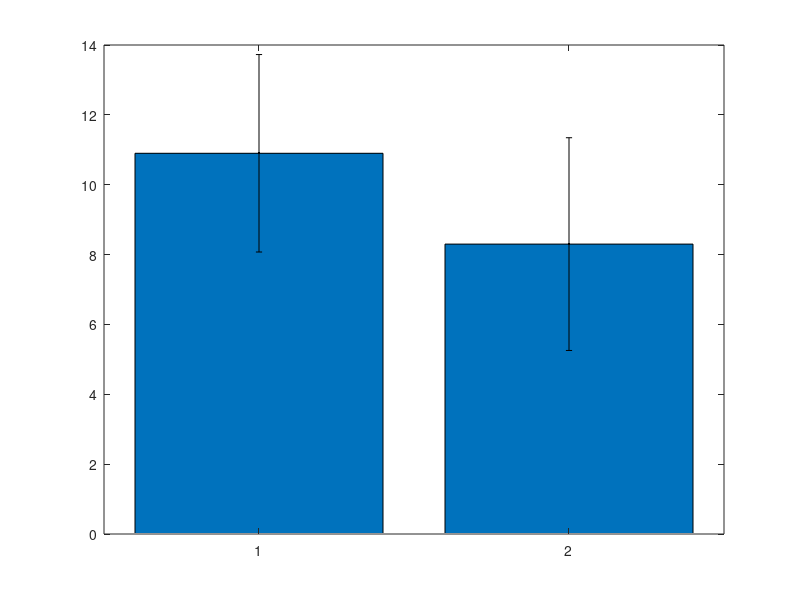

Reproduce this figure in MATLAB. (Note: this script raises an error after producing the figure.)
%% MATLAB Code for Analysis of Gamified Parsing Learning

exp_pre = [14,11,12,14,10,15,12,12,14,9,10,14,10,10,15,12,11,15,15,10];
exp_post = [25,24,21,27,23,25,25,21,27,23,24,20,23,21,25,24,23,20,20,22];
exp_ret = [20,24,19,25,21,21,25,24,23,23,24,23,20,21,24,21,25,18,20,22];

ctrl_pre = [10,14,12,8,14,9,11,8,11,13,9,9,11,13,9,9,8,9,12,12];
ctrl_post = [21,18,19,22,21,17,20,15,18,16,22,18,18,16,22,18,16,20,20,20];
ctrl_ret = [18,13,13,15,13,13,17,15,17,18,18,17,17,18,18,18,18,15,12,17];

exp_gain = exp_post - exp_pre;
ctrl_gain = ctrl_post - ctrl_pre;

[h_gain, p_gain] = ttest2(exp_gain, ctrl_gain);
[h_ret, p_ret] = ttest2(exp_ret, ctrl_ret);

n1 = length(exp_ret);
n2 = length(ctrl_ret);
pooled_sd = sqrt(((n1 - 1)*var(exp_ret) + (n2 - 1)*var(ctrl_ret)) / (n1 + n2 - 2));
cohen_d = (mean(exp_ret) - mean(ctrl_ret)) / pooled_sd;

%% Learning Gain Plot
figure;
bar([mean(exp_gain), mean(ctrl_gain)]);
hold on;
errorbar([1, 2], [mean(exp_gain), mean(ctrl_gain)], [std(exp_gain), std(ctrl_gain)], 'k.', 'LineWidth', 1.5);
title(sprintf('Learning Gain (p = %.3f)', p_gain));
ylabel('Gain Score');
xticks([1 2]);
xticklabels({'Experimental', 'Control'});
grid on;

%% Retention Score Plot
figure;
bar([mean(exp_ret), mean(ctrl_ret)]);
hold on;
errorbar([1, 2], [mean(exp_ret), mean(ctrl_ret)], [std(exp_ret), std(ctrl_ret)], 'k.', 'LineWidth', 1.5);
title(sprintf('Retention Score (p = %.3f, Cohen''s d = %.2f)', p_ret, cohen_d));
ylabel('Retention Score');
xticks([1 2]);
xticklabels({'Experimental', 'Control'});
grid on;

%% Engagement Time Comparison (Mean ± SD)

exp_eng = [115, 118, 104, 65, 96, 116, 92, 112, 81, 80, 65, 65, 114, 107, 63, 89, 70, 89, 90, 83];
ctrl_eng = [70, 67, 55, 60, 62, 71, 59, 65, 61, 58, 63, 68, 69, 64, 60, 66, 70, 62, 61, 68]; % simulated

figure;
bar([mean(exp_eng), mean(ctrl_eng)], 'FaceColor', 'flat');
hold on;
errorbar([1 2], [mean(exp_eng), mean(ctrl_eng)], ...
         [std(exp_eng), std(ctrl_eng)], 'k.', 'LineWidth', 1.5);
title('Engagement Time Comparison (Mean ± SD)');
ylabel('Time Spent (minutes)');
xticks([1 2]);
xticklabels({'Experimental', 'Control'});
grid on;

% Add mean ± SD labels
text(1, mean(exp_eng) + 2, sprintf('%.1f ± %.1f', mean(exp_eng), std(exp_eng)), 'HorizontalAlignment', 'center');
text(2, mean(ctrl_eng) + 2, sprintf('%.1f ± %.1f', mean(ctrl_eng), std(ctrl_eng)), 'HorizontalAlignment', 'center');


%% Pre-Test and Post-Test Score Comparison (Mean ± SD)

% Data (same as used before)
exp_pre = [14,11,12,14,10,15,12,12,14,9,10,14,10,10,15,12,11,15,15,10];
exp_post = [25,24,21,27,23,25,25,21,27,23,24,20,23,21,25,24,23,20,20,22];

ctrl_pre = [10,14,12,8,14,9,11,8,11,13,9,9,11,13,9,9,8,9,12,12];
ctrl_post = [21,18,19,22,21,17,20,15,18,16,22,18,18,16,22,18,16,20,20,20];

% Compute means and stds
means = [mean(exp_pre), mean(exp_post); mean(ctrl_pre), mean(ctrl_post)];
stds  = [std(exp_pre), std(exp_post); std(ctrl_pre), std(ctrl_post)];

% Plot
figure;
bar(means, 'grouped');
hold on;

% Error bars
ngroups = size(means, 1);
nbars = size(means, 2);
groupwidth = min(0.8, nbars/(nbars + 1.5));

for i = 1:nbars
    x = (1:ngroups) - groupwidth/2 + (2*i-1) * groupwidth / (2*nbars);
    errorbar(x, means(:,i), stds(:,i), 'k.', 'LineWidth', 1.5);
end

% Labels
set(gca, 'XTickLabel', {'Experimental', 'Control'});
legend({'Pre-Test', 'Post-Test'}, 'Location', 'northwest');
ylabel('Score');
title('Pre-Test and Post-Test Score Comparison (Mean ± SD)');
grid on;

% Add mean ± SD text annotations
for i = 1:nbars
    for j = 1:ngroups
        x_val = (j - groupwidth/2 + (2*i-1)*groupwidth / (2*nbars));
        y_val = means(j,i);
        label = sprintf('%.1f ± %.1f', means(j,i), stds(j,i));
        text(x_val, y_val + 1, label, 'HorizontalAlignment', 'center', 'FontSize', 8);
    end
end
